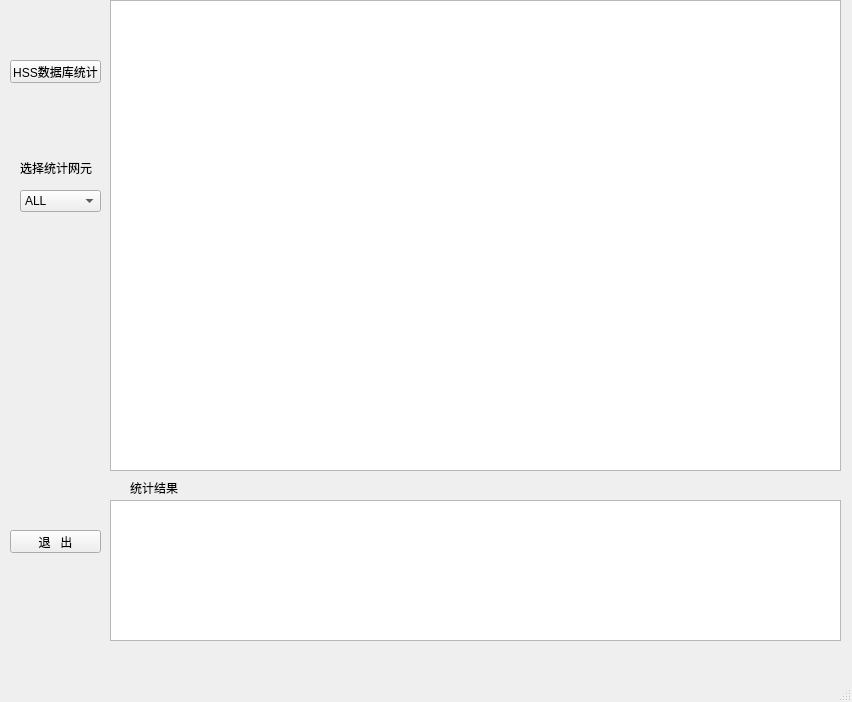
<?xml version="1.0" encoding="UTF-8"?>
<ui version="4.0">
 <class>MainWindow</class>
 <widget class="QMainWindow" name="MainWindow">
  <property name="geometry">
   <rect>
    <x>0</x>
    <y>0</y>
    <width>852</width>
    <height>702</height>
   </rect>
  </property>
  <property name="windowTitle">
   <string>HSS数据库统计</string>
  </property>
  <property name="windowIcon">
   <iconset>
    <normaloff>数据显示_data-display.png</normaloff>数据显示_data-display.png</iconset>
  </property>
  <property name="autoFillBackground">
   <bool>true</bool>
  </property>
  <widget class="QWidget" name="centralwidget">
   <widget class="QPushButton" name="pushButton">
    <property name="geometry">
     <rect>
      <x>10</x>
      <y>60</y>
      <width>91</width>
      <height>23</height>
     </rect>
    </property>
    <property name="text">
     <string>HSS数据库统计</string>
    </property>
   </widget>
   <widget class="QPushButton" name="pushButton_2">
    <property name="geometry">
     <rect>
      <x>10</x>
      <y>530</y>
      <width>91</width>
      <height>23</height>
     </rect>
    </property>
    <property name="text">
     <string>退   出</string>
    </property>
   </widget>
   <widget class="QLabel" name="label">
    <property name="geometry">
     <rect>
      <x>20</x>
      <y>160</y>
      <width>81</width>
      <height>16</height>
     </rect>
    </property>
    <property name="text">
     <string>选择统计网元</string>
    </property>
   </widget>
   <widget class="QLabel" name="label_3">
    <property name="geometry">
     <rect>
      <x>130</x>
      <y>480</y>
      <width>91</width>
      <height>16</height>
     </rect>
    </property>
    <property name="text">
     <string>统计结果</string>
    </property>
   </widget>
   <widget class="QLabel" name="label_2">
    <property name="geometry">
     <rect>
      <x>10</x>
      <y>590</y>
      <width>91</width>
      <height>41</height>
     </rect>
    </property>
    <property name="text">
     <string/>
    </property>
    <property name="pixmap">
     <pixmap>china_mob.png</pixmap>
    </property>
   </widget>
   <widget class="QComboBox" name="comboBox">
    <property name="geometry">
     <rect>
      <x>20</x>
      <y>190</y>
      <width>81</width>
      <height>22</height>
     </rect>
    </property>
    <item>
     <property name="text">
      <string>ALL</string>
     </property>
    </item>
    <item>
     <property name="text">
      <string>HSS3</string>
     </property>
    </item>
    <item>
     <property name="text">
      <string>HSS4</string>
     </property>
    </item>
    <item>
     <property name="text">
      <string>HSS5</string>
     </property>
    </item>
    <item>
     <property name="text">
      <string>HSS6</string>
     </property>
    </item>
   </widget>
   <widget class="QTextBrowser" name="textBrowser">
    <property name="geometry">
     <rect>
      <x>110</x>
      <y>0</y>
      <width>731</width>
      <height>471</height>
     </rect>
    </property>
   </widget>
   <widget class="QTextBrowser" name="textBrowser_2">
    <property name="geometry">
     <rect>
      <x>110</x>
      <y>500</y>
      <width>731</width>
      <height>141</height>
     </rect>
    </property>
   </widget>
  </widget>
  <widget class="QMenuBar" name="menubar">
   <property name="geometry">
    <rect>
     <x>0</x>
     <y>0</y>
     <width>852</width>
     <height>23</height>
    </rect>
   </property>
  </widget>
  <widget class="QStatusBar" name="statusbar"/>
 </widget>
 <resources/>
 <connections>
  <connection>
   <sender>pushButton_2</sender>
   <signal>clicked()</signal>
   <receiver>MainWindow</receiver>
   <slot>close()</slot>
   <hints>
    <hint type="sourcelabel">
     <x>68</x>
     <y>539</y>
    </hint>
    <hint type="destinationlabel">
     <x>125</x>
     <y>564</y>
    </hint>
   </hints>
  </connection>
 </connections>
 <slots>
  <slot>get_hss_data()</slot>
  <slot>slot2()</slot>
 </slots>
</ui>
